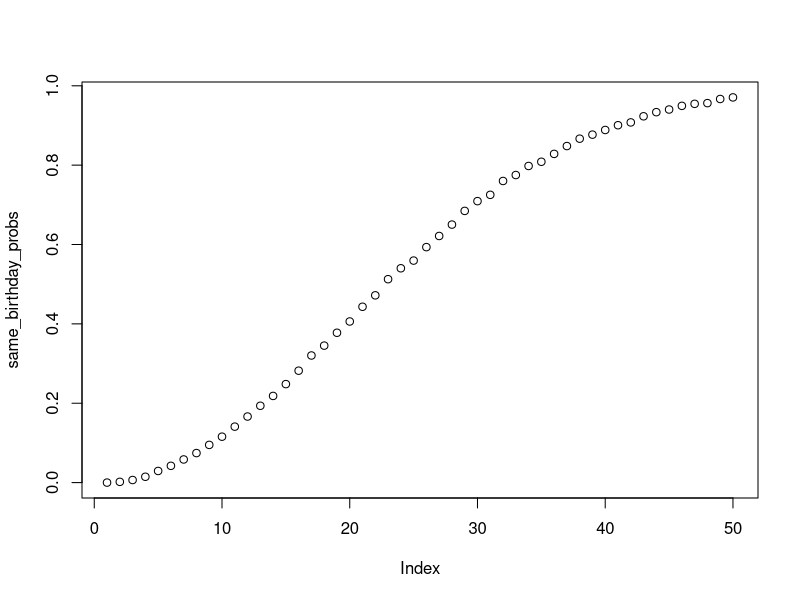

Reproduce this figure in R.
# The birthday problem

# What is the birthday problem
# There is a room(classroom?) with n people in it. What is the probability that anyone shares the same birthday?

# Assumptions of the birthday problem
# Ignore February 29th
# Each individual in the room is independent

# Using sample() to draw 40 samples from 1:365
dates_in_a_year <- format(as.Date(1:365, origin = "2019-01-01"), "%m-%d")
birthdays_num <- sample(1:365, size = 40, replace = TRUE)
birthdays <- dates_in_a_year[birthdays_num]
birthdays

length(birthdays)
length(unique(birthdays))

# Extending the sampling to 10000 times
counter <- 0
for (i in 1:10000) {
  birthdays_num <- sample(1:365, size = 40, replace = TRUE)
  if (length(unique(birthdays_num)) < length(birthdays_num)) {
    counter <- counter + 1
  }
}
p_same_birthday <- counter / 10000
p_same_birthday
## [1] 0.8879

# Defining a p_same_birthday(n) function which takes a single argument n
p_same_birthday <- function(n, n_simulations = 10000) {
  counter <- 0
  for (i in 1:n_simulations) {
    birthdays_num <- sample(1:365, size = n, replace = TRUE)
    unique_birthdays_num <- unique(birthdays_num)
    if (length(unique_birthdays_num) < length(birthdays_num)) {
      counter <- counter + 1
    }
  }
  p_same_birthday <- counter / n_simulations
  return(p_same_birthday)
}

p_same_birthday(1)
p_same_birthday(5)
p_same_birthday(10)
p_same_birthday(20)
p_same_birthday(30)

# Simulating 50 classrooms with 1 to 50 students
same_birthday_probs <- sapply(1:50, p_same_birthday)
same_birthday_probs

# Above code is equal to this code.
simulations <- c()
for (i in 1:50){
  simulations <- c(simulations, p_same_birthday((i)))
}
simulations

plot(same_birthday_probs)

